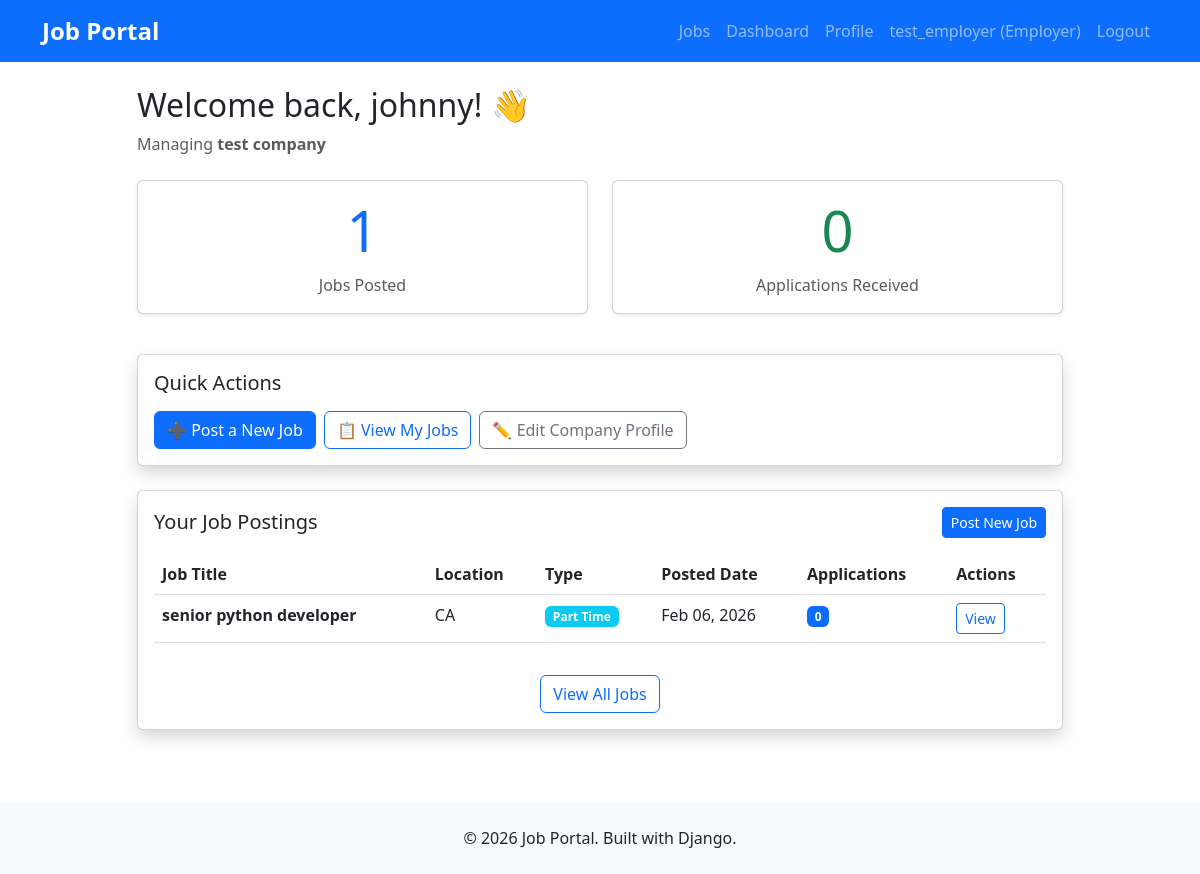
The app's page /users/dashboard/ (signed in), older data.
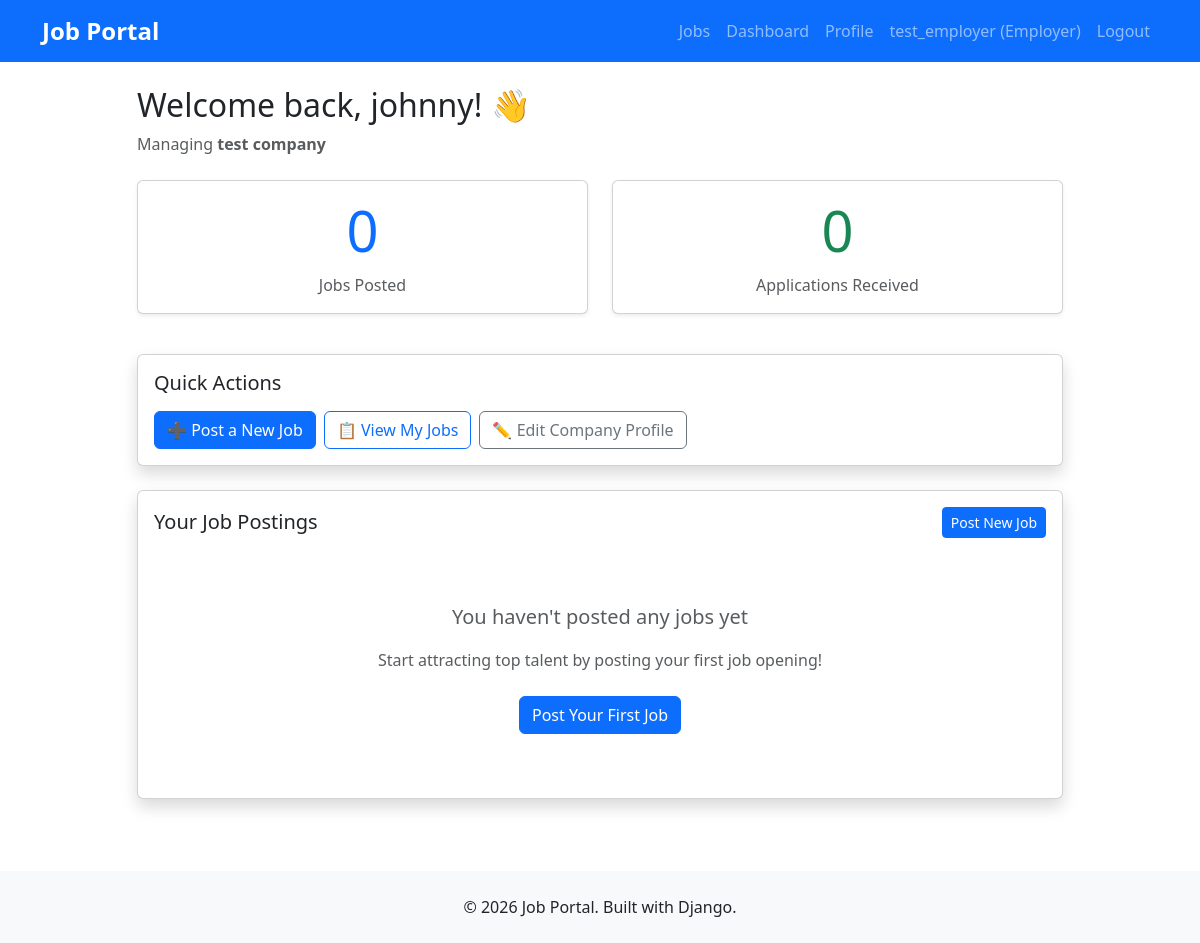
The same page, newer data.
### jobs/models.py (models this page shows)
class Job(models.Model):
    JOB_TYPES = (
        ('full_time', 'Full Time'),
        ('part_time', 'Part Time'),
        ('contract', 'Contract'),
        ('internship', 'Internship'),
    )
    employer = models.ForeignKey(User, on_delete=models.CASCADE)
    title = models.CharField(max_length=200)
    description = models.TextField()
    requirements = models.TextField()
    location = models.CharField(max_length=200)
    job_type = models.CharField(max_length=20, choices=JOB_TYPES)
    salary_min = models.DecimalField(max_digits=10, decimal_places=2, null=True, blank=True)
    salary_max = models.DecimalField(max_digits=10, decimal_places=2, null=True, blank=True)
    is_active = models.BooleanField(default=True)
    created_at = models.DateTimeField(auto_now_add=True)
    updated_at = models.DateTimeField(auto_now=True)
    class Meta:
        db_table = 'jobs'
        ordering = ['-created_at']

### users/views.py (the view)
# urls.py: path('dashboard/', views.dashboard_view, name='dashboard'),
@login_required
def dashboard_view(request):
    user = request.user
    if user.user_type == 'job_seeker':
        try:
            profile = user.jobseekerprofile
        except:
            from .models import JobSeekerProfile
            profile = JobSeekerProfile.objects.create(user=user)
        profile_fields = [
            user.first_name,
            user.last_name,
            user.email,
            user.phone,
            profile.resume,
            profile.skills,
            profile.education,
        ]
        completed_fields = sum(1 for field in profile_fields if field)
        profile_completion = int((completed_fields / len(profile_fields)) * 100)
        from jobs.models import Application
        applications_count = Application.objects.filter(applicant=user).count()
        context = {
            'profile': profile,
            'applications_count': applications_count,
            'profile_completion': profile_completion,
        }
        return render(request, 'users/dashboard_job_seeker.html', context)
    else:  # employer
        try:
            profile = user.employerprofile
        except:
            from .models import EmployerProfile
            profile = EmployerProfile.objects.create(user=user, company_name='Not Set')
        from jobs.models import Job, Application
        jobs_posted = Job.objects.filter(employer=user).count()
        applications_received = Application.objects.filter(
            job__employer=user
        ).count()
        recent_jobs = Job.objects.filter(employer=user).order_by('-created_at')[:5]
        context = {
            'profile': profile,
            'jobs_posted': jobs_posted,
            'applications_received': applications_received,
            'recent_jobs': recent_jobs,
        }
        return render(request, 'users/dashboard_employer.html', context)

### templates/users/dashboard_employer.html (shortened to what the changed rows need)
{% extends 'base.html' %}
{% block content %}
<div class="row">
    <div class="col-lg-10 mx-auto">
        <div class="mb-4">
            <h2>Welcome back, {{ user.first_name }}! 👋</h2>
        </div>
        <div class="row mb-4">
            <div class="col-md-6 mb-3">
                <div class="card shadow-sm h-100">
                    <div class="card-body text-center">
                        <h1 class="display-4 text-primary mb-2">{{ jobs_posted }}</h1>
                        <p class="text-muted mb-0">Jobs Posted</p>
                    </div>
                </div>
            </div>
            <div class="col-md-6 mb-3">
                <div class="card shadow-sm h-100">
                    <div class="card-body text-center">
                        <h1 class="display-4 text-success mb-2">{{ applications_received }}</h1>
                    </div>
                </div>
            </div>
        </div>
        <div class="card shadow">
            <div class="card-body">
                {% if recent_jobs %}
                    <div class="table-responsive">
                        <table class="table table-hover">
                            <thead>
                                <tr>
                                    <th>Job Title</th>
                                    <th>Location</th>
                                    <th>Type</th>
                                    <th>Posted Date</th>
                                    <th>Applications</th>
                                    <th>Actions</th>
                                </tr>
                            </thead>
                            <tbody>
                                {% for job in recent_jobs %}
                                <tr>
                                    <td><strong>{{ job.title }}</strong></td>
                                    <td>{{ job.location }}</td>
                                    <td>
                                        <span class="badge bg-info">{{ job.get_job_type_display }}</span>
                                    </td>
                                    <td>{{ job.created_at|date:"M d, Y" }}</td>
                                    <td>
                                        <span class="badge bg-primary">{{ job.application_set.count }}</span>
                                    </td>
                                    <td>
                                        <a href="{% url 'jobs:job_detail' job.pk %}" class="btn btn-sm btn-outline-primary">View</a>
                                    </td>
                                </tr>
                                {% endfor %}
                            </tbody>
                        </table>
                    </div>
                    <div class="text-center mt-3">
                        <a href="{% url 'jobs:my_jobs' %}" class="btn btn-outline-primary">View All Jobs</a>
                    </div>
                {% else %}
                    <div class="text-center text-muted py-5">
                        <p class="lead">You haven't posted any jobs yet</p>
                        <p>Start attracting top talent by posting your first job opening!</p>
                        <a href="{% url 'jobs:post_job' %}" class="btn btn-primary mt-2">Post Your First Job</a>
                    </div>
                {% endif %}
            </div>
        </div>
    </div>
</div>
{% endblock %}

Row changes from the older to the newer data that the page shows:
removed Job: title "senior python developer", location "CA", job_type "Part Time", created_at "Feb 06, 2026", application_set.count "0"
Text that changed along with them:
{{ jobs_posted }}: "1" → "0"
text no longer shown: "Job Title Location Type Posted Date Applications Actions View All Jobs"
text now shown: "You haven't posted any jobs yet Start attracting top talent by posting your first job opening! Post Your First Job"
